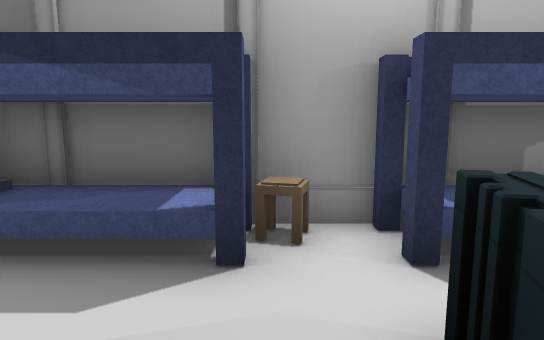
View 1 (above)

17 first-person views from a walk through a scene from a Unity 3-D project. The camera is 1.3 m above the floor, tilts 8° down and sees 75° across. The floor is counted in squares, 1 m on a side. Each view is taken from the middle of a square. On the plan, view 1 faces up. The plan holds only what a view shows up to about 15 squares ahead; the rest is blank. The place goes on beyond the plan. Some animated figures are not drawn. Some surface patterns are stand-ins.

View 2
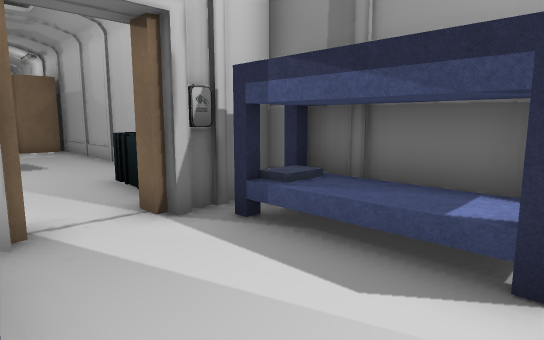

View 3
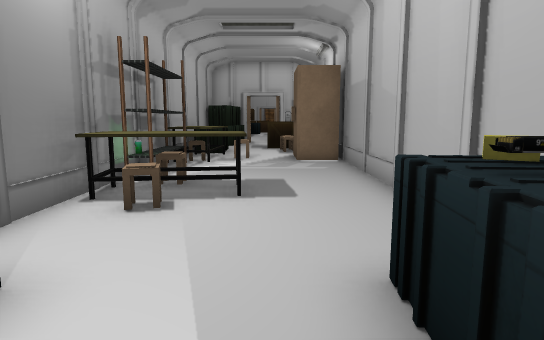

View 4
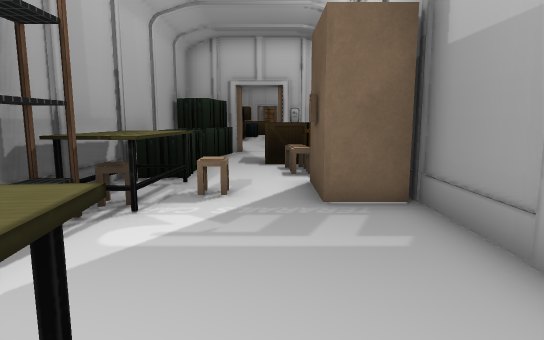

View 5
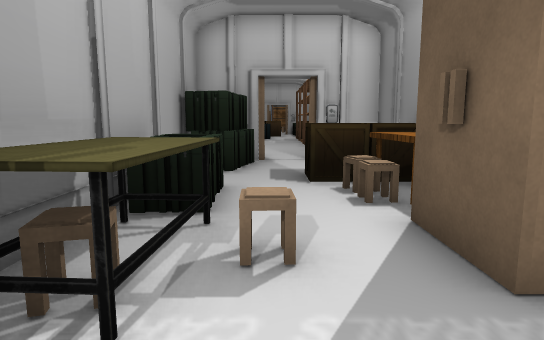

View 6
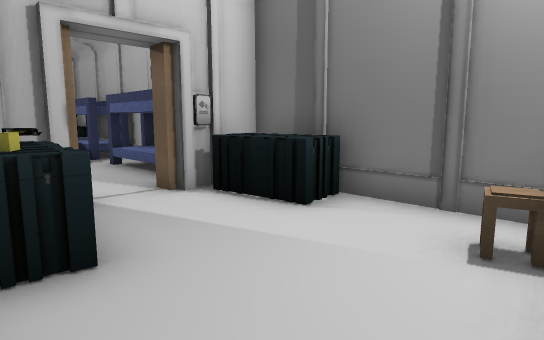

View 7
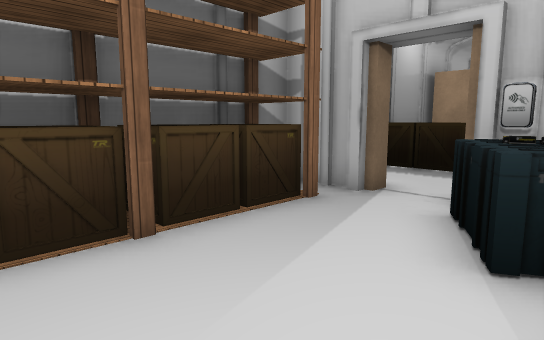

View 8
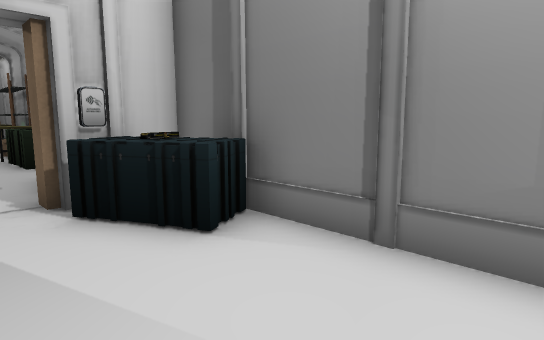

View 9
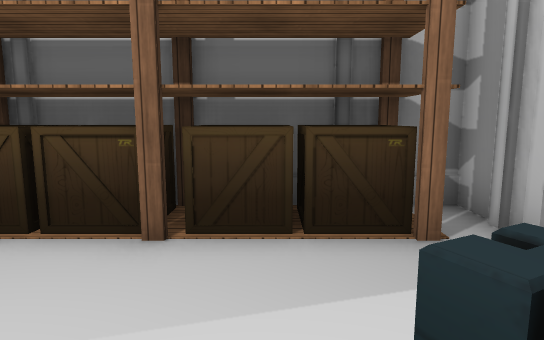

View 10
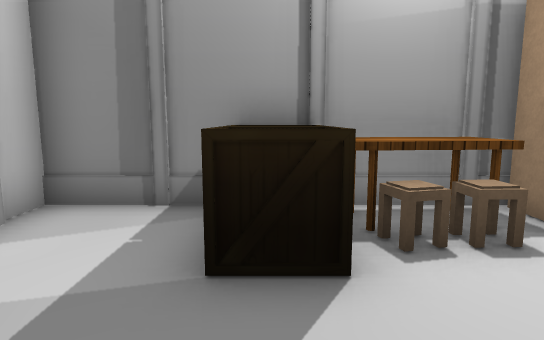

View 11
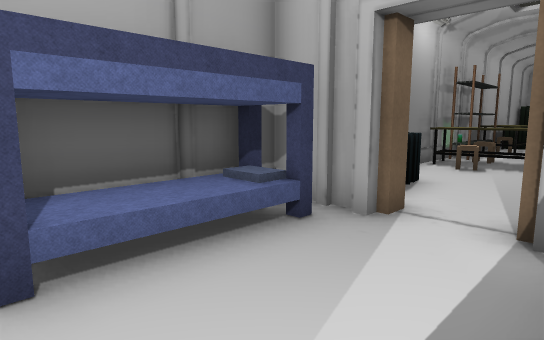

View 12
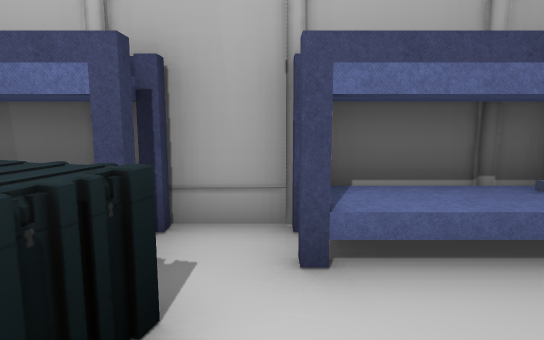

View 13
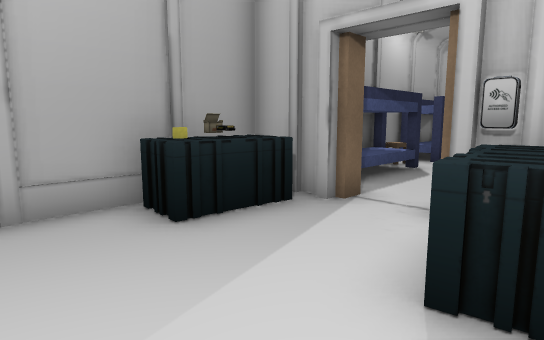

View 14
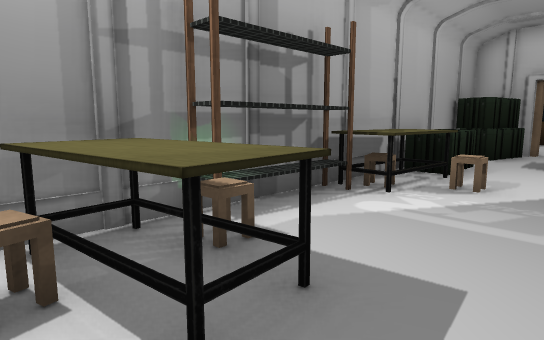

View 15
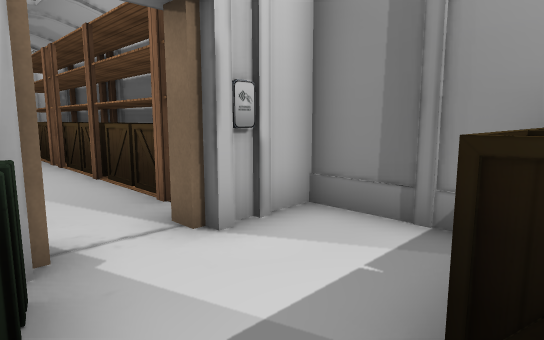

View 16
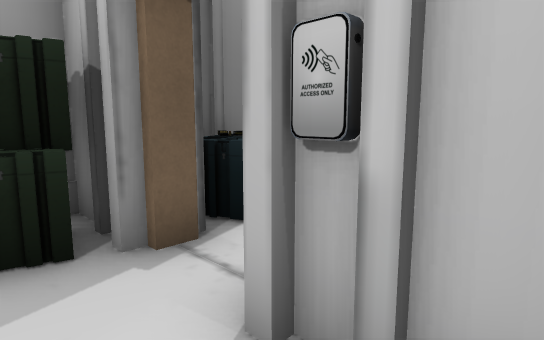

View 17
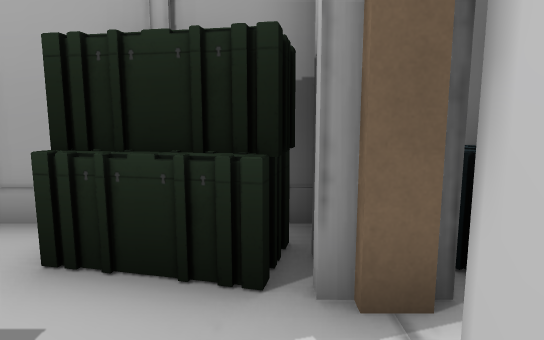

### Floor plan
Points are (right, up) in squares from view 1. A wall is a line through its corners. A room is listed if a view was taken in it or the views show most of it. See-through windows are left out.
Room 1 (views 1, 2, 3, 4, 5, 6, 7, 8, 9, 10, 11, 12, 13, 14, 15, 16, 17)
walls: (-18.3, 4.4) (-25.5, 4.4) (-25.5, 2.4) (-26.4, 2.4); (-10.5, -1.4) (-5.1, -1.4) (-5.1, -0.4); (-22.5, -1.4) (-21.4, -1.4); (-25.5, -0.8) (-25.5, -1.5); (-26.1, 2.8) (-26.1, 4.4) (-32.5, 4.4); (-26.6, -1.4) (-26.1, -1.4) (-26.1, -0.4); (-5.1, 3.4) (-5.1, 4.5); (-4.5, -0.4) (-4.5, -1.4) (3.5, -1.4); (-4.5, 4.5) (-4.5, 3.4); (-31.6, -1.4) (-28.4, -1.4); (3.5, 4.4) (-16.5, 4.4)
objects: shelf (-32, 3) to (-27, 4); other object (-28, -1) to (-27, -1); ammo (-28, 0); other object (-27, 0); other object (-26, 0) to (-26, 1); other object (-25, -1) to (-23, 0); crate (-22, 2) to (-21, 3); crate (-22, 4) to (-21, 4); other object (-21, -1) to (-19, 0); table (-20, 3) to (-19, 4); table (-18, -1) to (-16, 0); fridge (-18, 3) to (-17, 4); other object (-17, 1); shelf (-16, -1) to (-13, -1); table (-12, -1) to (-11, 1); other object (-10, 0); other object (-8, 3); other object (-7, -1) to (-6, 0); yellow block (-7, 3) to (-7, 4); other object (-6, 3) to (-6, 4); other object (-5, 0) to (-5, 1); other object (-5, 3); bed (-4, -1) to (-1, 0); bed (-4, 3) to (-1, 4); other object (0, 4); bed (1, -1) to (3, 0); other object (1, 1) to (2, 2); bed (1, 3) to (3, 4)

Positions as (right, up) in squares from view 1, and headings:
1: (0, 0), facing up
2: (0, 0), facing up-left
3: (-5, 2), facing left
4: (-11, 2), facing left
5: (-14, 1), facing left
6: (-11, 4), facing down-right
7: (-32, -1), facing up-right
8: (-32, 2), facing down-right
9: (-29, -1), facing up
10: (-22, -1), facing up
11: (0, 3), facing down-left
12: (0, 3), facing down
13: (-10, -1), facing up-right
14: (-10, 3), facing down-left
15: (-22, 0), facing up-left
16: (-24, 4), facing down-left
17: (-25, 3), facing down
